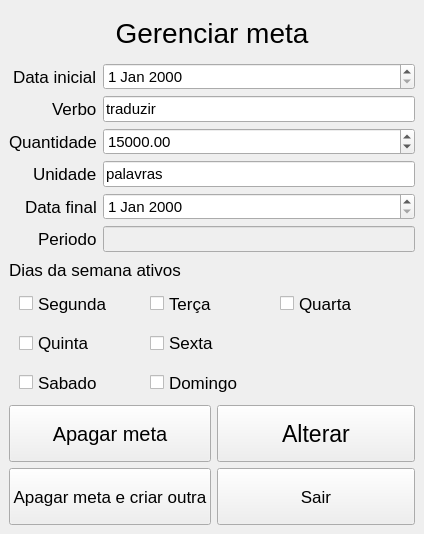
<?xml version="1.0" encoding="UTF-8"?>
<ui version="4.0">
 <class>MainWindow</class>
 <widget class="QMainWindow" name="MainWindow">
  <property name="geometry">
   <rect>
    <x>0</x>
    <y>0</y>
    <width>424</width>
    <height>534</height>
   </rect>
  </property>
  <property name="windowTitle">
   <string>MainWindow</string>
  </property>
  <widget class="QWidget" name="centralwidget">
   <layout class="QVBoxLayout" name="verticalLayout_4" stretch="2,14,5">
    <item>
     <widget class="QLabel" name="lbl_titulo">
      <property name="font">
       <font>
        <pointsize>21</pointsize>
       </font>
      </property>
      <property name="layoutDirection">
       <enum>Qt::RightToLeft</enum>
      </property>
      <property name="text">
       <string>Gerenciar meta</string>
      </property>
      <property name="alignment">
       <set>Qt::AlignCenter</set>
      </property>
     </widget>
    </item>
    <item>
     <layout class="QVBoxLayout" name="verticalLayout_3" stretch="1,1">
      <item>
       <layout class="QFormLayout" name="formLayout">
        <property name="labelAlignment">
         <set>Qt::AlignRight|Qt::AlignTrailing|Qt::AlignVCenter</set>
        </property>
        <item row="0" column="0">
         <widget class="QLabel" name="lbl_data_inicial">
          <property name="font">
           <font>
            <pointsize>13</pointsize>
           </font>
          </property>
          <property name="text">
           <string>Data inicial</string>
          </property>
         </widget>
        </item>
        <item row="0" column="1">
         <widget class="QDateEdit" name="date_dt_inicial">
          <property name="font">
           <font>
            <pointsize>11</pointsize>
           </font>
          </property>
         </widget>
        </item>
        <item row="1" column="0">
         <widget class="QLabel" name="lbl_verbo">
          <property name="font">
           <font>
            <pointsize>13</pointsize>
           </font>
          </property>
          <property name="text">
           <string>Verbo</string>
          </property>
         </widget>
        </item>
        <item row="1" column="1">
         <widget class="QLineEdit" name="txt_verbo">
          <property name="font">
           <font>
            <pointsize>11</pointsize>
           </font>
          </property>
          <property name="text">
           <string>traduzir</string>
          </property>
         </widget>
        </item>
        <item row="2" column="0">
         <widget class="QLabel" name="lbl_quantidade">
          <property name="font">
           <font>
            <pointsize>13</pointsize>
           </font>
          </property>
          <property name="text">
           <string>Quantidade</string>
          </property>
         </widget>
        </item>
        <item row="2" column="1">
         <widget class="QDoubleSpinBox" name="double_quantidade">
          <property name="font">
           <font>
            <pointsize>11</pointsize>
           </font>
          </property>
          <property name="maximum">
           <double>10000000000.000000000000000</double>
          </property>
          <property name="value">
           <double>15000.000000000000000</double>
          </property>
         </widget>
        </item>
        <item row="3" column="0">
         <widget class="QLabel" name="lbl_unidade">
          <property name="font">
           <font>
            <pointsize>13</pointsize>
           </font>
          </property>
          <property name="text">
           <string>Unidade</string>
          </property>
         </widget>
        </item>
        <item row="3" column="1">
         <widget class="QLineEdit" name="txt_unidade">
          <property name="font">
           <font>
            <pointsize>11</pointsize>
           </font>
          </property>
          <property name="text">
           <string>palavras</string>
          </property>
         </widget>
        </item>
        <item row="4" column="0">
         <widget class="QLabel" name="lbl_data_final">
          <property name="font">
           <font>
            <pointsize>13</pointsize>
           </font>
          </property>
          <property name="text">
           <string>Data final</string>
          </property>
         </widget>
        </item>
        <item row="4" column="1">
         <widget class="QDateEdit" name="date_dt_final">
          <property name="font">
           <font>
            <pointsize>11</pointsize>
           </font>
          </property>
         </widget>
        </item>
        <item row="5" column="0">
         <widget class="QLabel" name="lbl_periodo">
          <property name="font">
           <font>
            <pointsize>13</pointsize>
           </font>
          </property>
          <property name="text">
           <string>Periodo</string>
          </property>
         </widget>
        </item>
        <item row="5" column="1">
         <widget class="QLineEdit" name="txt_periodo">
          <property name="enabled">
           <bool>false</bool>
          </property>
          <property name="font">
           <font>
            <pointsize>11</pointsize>
           </font>
          </property>
         </widget>
        </item>
       </layout>
      </item>
      <item>
       <layout class="QVBoxLayout" name="verticalLayout" stretch="1,5">
        <item>
         <widget class="QLabel" name="lbl_dias_semana">
          <property name="font">
           <font>
            <pointsize>13</pointsize>
           </font>
          </property>
          <property name="text">
           <string>Dias da semana ativos</string>
          </property>
         </widget>
        </item>
        <item>
         <layout class="QGridLayout" name="gridLayout">
          <property name="leftMargin">
           <number>10</number>
          </property>
          <property name="rightMargin">
           <number>10</number>
          </property>
          <item row="1" column="0">
           <widget class="QCheckBox" name="check_quinta">
            <property name="sizePolicy">
             <sizepolicy hsizetype="Minimum" vsizetype="Minimum">
              <horstretch>0</horstretch>
              <verstretch>0</verstretch>
             </sizepolicy>
            </property>
            <property name="font">
             <font>
              <pointsize>13</pointsize>
             </font>
            </property>
            <property name="text">
             <string>Quinta</string>
            </property>
            <property name="tristate">
             <bool>false</bool>
            </property>
           </widget>
          </item>
          <item row="0" column="2">
           <widget class="QCheckBox" name="check_quarta">
            <property name="sizePolicy">
             <sizepolicy hsizetype="Minimum" vsizetype="Minimum">
              <horstretch>0</horstretch>
              <verstretch>0</verstretch>
             </sizepolicy>
            </property>
            <property name="font">
             <font>
              <pointsize>13</pointsize>
             </font>
            </property>
            <property name="text">
             <string>Quarta</string>
            </property>
            <property name="tristate">
             <bool>false</bool>
            </property>
           </widget>
          </item>
          <item row="2" column="1">
           <widget class="QCheckBox" name="check_domingo">
            <property name="sizePolicy">
             <sizepolicy hsizetype="Minimum" vsizetype="Minimum">
              <horstretch>0</horstretch>
              <verstretch>0</verstretch>
             </sizepolicy>
            </property>
            <property name="font">
             <font>
              <pointsize>13</pointsize>
             </font>
            </property>
            <property name="text">
             <string>Domingo</string>
            </property>
           </widget>
          </item>
          <item row="2" column="0">
           <widget class="QCheckBox" name="check_sabado">
            <property name="sizePolicy">
             <sizepolicy hsizetype="Minimum" vsizetype="Minimum">
              <horstretch>0</horstretch>
              <verstretch>0</verstretch>
             </sizepolicy>
            </property>
            <property name="font">
             <font>
              <pointsize>13</pointsize>
             </font>
            </property>
            <property name="text">
             <string>Sabado</string>
            </property>
           </widget>
          </item>
          <item row="0" column="0">
           <widget class="QCheckBox" name="check_segunda">
            <property name="sizePolicy">
             <sizepolicy hsizetype="Minimum" vsizetype="Minimum">
              <horstretch>0</horstretch>
              <verstretch>0</verstretch>
             </sizepolicy>
            </property>
            <property name="font">
             <font>
              <pointsize>13</pointsize>
             </font>
            </property>
            <property name="text">
             <string>Segunda</string>
            </property>
           </widget>
          </item>
          <item row="1" column="1">
           <widget class="QCheckBox" name="check_sexta">
            <property name="sizePolicy">
             <sizepolicy hsizetype="Minimum" vsizetype="Minimum">
              <horstretch>0</horstretch>
              <verstretch>0</verstretch>
             </sizepolicy>
            </property>
            <property name="font">
             <font>
              <pointsize>13</pointsize>
             </font>
            </property>
            <property name="text">
             <string>Sexta</string>
            </property>
            <property name="tristate">
             <bool>false</bool>
            </property>
           </widget>
          </item>
          <item row="0" column="1">
           <widget class="QCheckBox" name="check_terca">
            <property name="sizePolicy">
             <sizepolicy hsizetype="Minimum" vsizetype="Minimum">
              <horstretch>0</horstretch>
              <verstretch>0</verstretch>
             </sizepolicy>
            </property>
            <property name="font">
             <font>
              <pointsize>13</pointsize>
             </font>
            </property>
            <property name="text">
             <string>Terça</string>
            </property>
            <property name="tristate">
             <bool>false</bool>
            </property>
           </widget>
          </item>
         </layout>
        </item>
       </layout>
      </item>
     </layout>
    </item>
    <item>
     <layout class="QHBoxLayout" name="horizontalLayout">
      <item>
       <layout class="QVBoxLayout" name="verticalLayout_5">
        <item>
         <widget class="QPushButton" name="btn_apagar">
          <property name="sizePolicy">
           <sizepolicy hsizetype="Minimum" vsizetype="Minimum">
            <horstretch>0</horstretch>
            <verstretch>0</verstretch>
           </sizepolicy>
          </property>
          <property name="font">
           <font>
            <pointsize>15</pointsize>
           </font>
          </property>
          <property name="text">
           <string>Apagar meta</string>
          </property>
         </widget>
        </item>
        <item>
         <widget class="QPushButton" name="btn_apagar_novo">
          <property name="sizePolicy">
           <sizepolicy hsizetype="Minimum" vsizetype="Minimum">
            <horstretch>0</horstretch>
            <verstretch>0</verstretch>
           </sizepolicy>
          </property>
          <property name="font">
           <font>
            <pointsize>13</pointsize>
            <underline>false</underline>
            <strikeout>false</strikeout>
            <kerning>true</kerning>
           </font>
          </property>
          <property name="text">
           <string>Apagar meta e criar outra</string>
          </property>
         </widget>
        </item>
       </layout>
      </item>
      <item>
       <layout class="QVBoxLayout" name="verticalLayout_2">
        <item>
         <widget class="QPushButton" name="btn_alterar">
          <property name="sizePolicy">
           <sizepolicy hsizetype="Minimum" vsizetype="Minimum">
            <horstretch>0</horstretch>
            <verstretch>0</verstretch>
           </sizepolicy>
          </property>
          <property name="font">
           <font>
            <pointsize>17</pointsize>
           </font>
          </property>
          <property name="text">
           <string>Alterar</string>
          </property>
         </widget>
        </item>
        <item>
         <widget class="QPushButton" name="btn_sair">
          <property name="sizePolicy">
           <sizepolicy hsizetype="Minimum" vsizetype="Minimum">
            <horstretch>0</horstretch>
            <verstretch>0</verstretch>
           </sizepolicy>
          </property>
          <property name="font">
           <font>
            <pointsize>13</pointsize>
           </font>
          </property>
          <property name="text">
           <string>Sair</string>
          </property>
         </widget>
        </item>
       </layout>
      </item>
     </layout>
    </item>
   </layout>
  </widget>
 </widget>
 <resources/>
 <connections/>
</ui>
